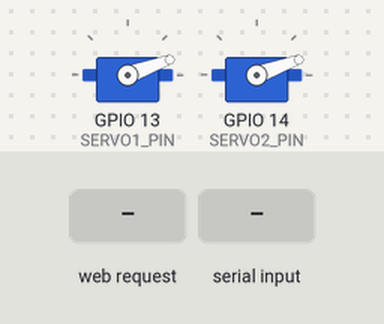
Simulated run of this sketch. Board: ESP32-S2. Shown: 2 × servo. Inputs (shaded band) come from the test bench. WiFi joins after 1.5 s; servers stay silent unless stated; nothing arrives over Bluetooth unless stated; what the sketch prints to the serial monitor is not drawn.

Above: at 2.7 s.
2.8 s: HTTP request GET /ac received
At 3.5 s:
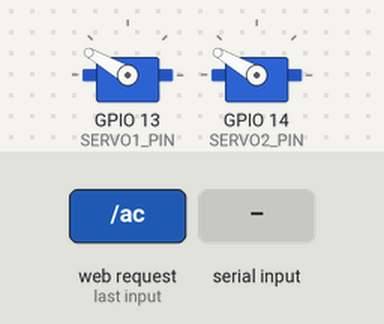
4.3 s: HTTP request GET /kapat received
At 4.6 s:
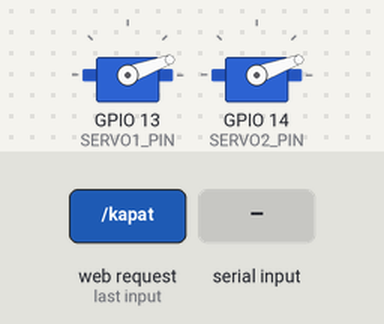
5.8 s: "A" received over the second serial link
At 7.0 s:
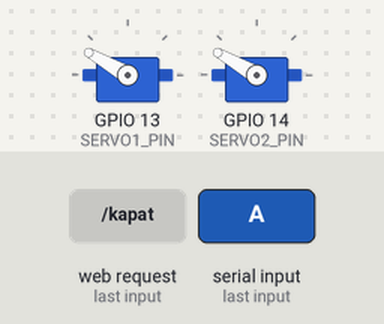
Timing chart, 0 to 8.8 s (numbered marks = the images above; inputs shaded):
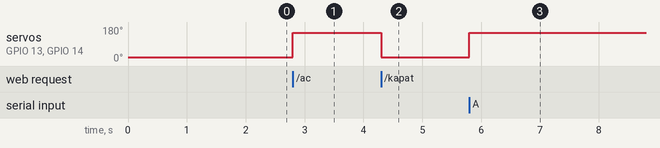

The sketch:

KASK_WiFi_BT_Kontrol.ino
```cpp
/*
  Iron Man Kask - WiFi + Bluetooth (Klasik SPP) Servo Kontrol
  ESP32 + 2 Servo

  --- WiFi ---
  Yukledikten sonra Seri Monitor'de yazan IP adresine
  telefon/bilgisayardan tarayiciyla gir (ayni WiFi agi):
    http://<ESP32_IP>/
  Acilan sayfada iki buton var: AC / KAPAT

  --- Bluetooth ---
  Windows'ta Bluetooth ayarlarindan "JARVIS_KASK" cihazini eslestir.
  Eslesince Aygit Yoneticisi > Portlar altinda yeni bir COM portu
  (orn. COM5) olusur. O porta tek karakter gonderince kask calisir:
    'A' -> AC     'K' -> KAPAT     'D' -> DURUM sorgusu
  Bu portu Jarvis tarafinda config.py -> HELMET_BT_PORT alanina yaz.

  WiFi ve Bluetooth ayni anda calisir, istediginle kontrol edebilirsin.
  NOT: ESP32'de klasik Bluetooth ile WiFi ayni radyoyu paylasir; yogun
  WiFi trafiginde BT komutlarinda kucuk gecikme olabilir, bu basit
  ac/kapat komutlari icin sorun yaratmaz.

  Kutuphaneler:
    - ESP32Servo        (Library Manager'dan kur)
    - BluetoothSerial    (ESP32 board paketiyle otomatik gelir, ekstra kurulum gerekmez)

  Tools > Board olarak bir ESP32 karti secili olmali (BluetoothSerial.h
  yalnizca ESP32'de calisir, ESP8266/ESP32-S2/S3'te bulunmaz).
*/

#include <WiFi.h>
#include <WebServer.h>
#include <ESP32Servo.h>
#include "BluetoothSerial.h"

#if !defined(CONFIG_BT_ENABLED) || !defined(CONFIG_BLUEDROID_ENABLED)
#error Bluetooth etkin degil. Tools > Board olarak klasik BT destekleyen bir ESP32 karti sec (orn. "ESP32 Dev Module").
#endif

// ---- WiFi bilgileri ----
// Şifre bu dosyaya yazılmaz (depo GitHub'da herkese açık). Aynı klasörde wifi_ayarlar.h oluştur:
//   wifi_ayarlar.ornek.h dosyasını wifi_ayarlar.h olarak kopyala ve kendi ağ adını/şifreni yaz.
//   wifi_ayarlar.h .gitignore'da; GitHub'a hiç gitmez.
#if __has_include("wifi_ayarlar.h")
#include "wifi_ayarlar.h"
#else
#warning "wifi_ayarlar.h yok: WiFi bağlanmaz, yalnızca Bluetooth çalışır. wifi_ayarlar.ornek.h'yi kopyala."
#define WIFI_AG_ADI "WIFI_ADIN"
#define WIFI_SIFRE  "WIFI_SIFREN"
#endif
const char* ssid     = WIFI_AG_ADI;
const char* password = WIFI_SIFRE;

// ---- Bluetooth cihaz adi ----
const char* BT_NAME = "JARVIS_KASK";

// ---- PIN AYARLARI ----
#define SERVO1_PIN 13
#define SERVO2_PIN 14

// ---- Aci ayarlari ----
#define ACIK_ACI   150
#define KAPALI_ACI 20

Servo servo1;
Servo servo2;
WebServer server(80);
BluetoothSerial SerialBT;

bool kaskAcik = false;

const char* sayfa = R"rawliteral(
<!DOCTYPE html>
<html>
<head>
  <meta name="viewport" content="width=device-width, initial-scale=1">
  <title>Iron Man Kask</title>
  <style>
    body { background:#111; color:#fff; font-family:sans-serif; text-align:center; padding-top:60px; }
    button {
      width:200px; height:70px; font-size:22px; margin:15px;
      border:none; border-radius:10px; color:#fff; cursor:pointer;
    }
    .ac { background:#c0392b; }
    .kapat { background:#2980b9; }
  </style>
</head>
<body>
  <h1>Kask Kontrol</h1>
  <button class="ac" onclick="fetch('/ac')">AC</button><br>
  <button class="kapat" onclick="fetch('/kapat')">KAPAT</button>
</body>
</html>
)rawliteral";

// ---- Ortak hareket fonksiyonlari (hem WiFi hem BT bunlari cagirir) ----
void kaskAc() {
  servo1.write(ACIK_ACI);
  servo2.write(ACIK_ACI);
  kaskAcik = true;
  Serial.println("Komut: AC");
}

void kaskKapat() {
  servo1.write(KAPALI_ACI);
  servo2.write(KAPALI_ACI);
  kaskAcik = false;
  Serial.println("Komut: KAPAT");
}

// ---- WiFi HTTP handler'lari ----
void handleRoot()   { server.send(200, "text/html", sayfa); }
void handleAc()     { kaskAc();    server.sendHeader("Access-Control-Allow-Origin", "*"); server.send(200, "text/plain", "ACILDI"); }
void handleKapat()  { kaskKapat(); server.sendHeader("Access-Control-Allow-Origin", "*"); server.send(200, "text/plain", "KAPANDI"); }
void handleDurum()  { server.sendHeader("Access-Control-Allow-Origin", "*"); server.send(200, "text/plain", kaskAcik ? "ACIK" : "KAPALI"); }

// ---- Bluetooth komut dinleyici (loop icinde surekli cagrilir) ----
void handleBluetoothCommands() {
  if (SerialBT.available()) {
    char c = SerialBT.read();
    if (c == 'A' || c == 'a') {
      kaskAc();
      SerialBT.println("ACILDI");
    } else if (c == 'K' || c == 'k') {
      kaskKapat();
      SerialBT.println("KAPANDI");
    } else if (c == 'D' || c == 'd') {
      SerialBT.println(kaskAcik ? "ACIK" : "KAPALI");
    }
  }
}

void setup() {
  Serial.begin(115200);

  servo1.setPeriodHertz(50);
  servo2.setPeriodHertz(50);
  servo1.attach(SERVO1_PIN, 500, 2400);
  servo2.attach(SERVO2_PIN, 500, 2400);
  kaskKapat();

  // ---- WiFi baglantisi (basarisiz olursa 15sn sonra vazgecip
  //      sadece Bluetooth ile devam eder, kod takilip kalmaz) ----
  WiFi.begin(ssid, password);
  Serial.print("WiFi baglaniyor");
  unsigned long baslangic = millis();
  while (WiFi.status() != WL_CONNECTED && millis() - baslangic < 15000) {
    delay(500);
    Serial.print(".");
  }
  Serial.println();
  if (WiFi.status() == WL_CONNECTED) {
    Serial.print("WiFi baglandi! Tarayicidan gir: http://");
    Serial.println(WiFi.localIP());
  } else {
    Serial.println("WiFi baglanamadi (15sn asildi) - sadece Bluetooth ile devam ediliyor.");
  }

  // ---- Bluetooth baslat ----
  SerialBT.begin(BT_NAME);
  Serial.print("Bluetooth cihaz adi: ");
  Serial.println(BT_NAME);
  Serial.println("Windows'tan eslestir, olusan COM portunu Jarvis config.py'a yaz.");

  // ---- WiFi HTTP rotalari ----
  server.on("/", handleRoot);
  server.on("/ac", handleAc);
  server.on("/kapat", handleKapat);
  server.on("/durum", handleDurum);
  server.begin();
}

void loop() {
  server.handleClient();
  handleBluetoothCommands();
}
```

Measured:
- after the input at 2.8 s, servo on GPIO 13 (SERVO1_PIN), servo on GPIO 14 (SERVO2_PIN): 20° → 150° at once
- after the input at 4.3 s, servo on GPIO 13 (SERVO1_PIN), servo on GPIO 14 (SERVO2_PIN): 150° → 20° at once
- after the input at 5.8 s, servo on GPIO 13 (SERVO1_PIN), servo on GPIO 14 (SERVO2_PIN): 20° → 150° at once
